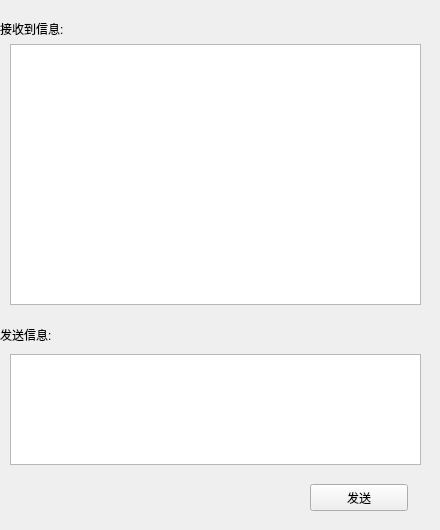
<?xml version="1.0" encoding="UTF-8"?>
<ui version="4.0">
 <class>Form</class>
 <widget class="QWidget" name="Form">
  <property name="geometry">
   <rect>
    <x>0</x>
    <y>0</y>
    <width>440</width>
    <height>530</height>
   </rect>
  </property>
  <property name="windowTitle">
   <string>Form</string>
  </property>
  <widget class="QPushButton" name="pushButton">
   <property name="geometry">
    <rect>
     <x>310</x>
     <y>484</y>
     <width>98</width>
     <height>27</height>
    </rect>
   </property>
   <property name="text">
    <string>发送</string>
   </property>
  </widget>
  <widget class="QTextBrowser" name="textBrowser">
   <property name="geometry">
    <rect>
     <x>10</x>
     <y>44</y>
     <width>411</width>
     <height>261</height>
    </rect>
   </property>
  </widget>
  <widget class="QTextEdit" name="textEdit">
   <property name="geometry">
    <rect>
     <x>10</x>
     <y>354</y>
     <width>411</width>
     <height>111</height>
    </rect>
   </property>
  </widget>
  <widget class="QLabel" name="label_2">
   <property name="geometry">
    <rect>
     <x>0</x>
     <y>324</y>
     <width>71</width>
     <height>21</height>
    </rect>
   </property>
   <property name="text">
    <string>发送信息:</string>
   </property>
  </widget>
  <widget class="QLabel" name="label_4">
   <property name="geometry">
    <rect>
     <x>0</x>
     <y>20</y>
     <width>81</width>
     <height>17</height>
    </rect>
   </property>
   <property name="text">
    <string>接收到信息:</string>
   </property>
  </widget>
 </widget>
 <resources/>
 <connections/>
</ui>
